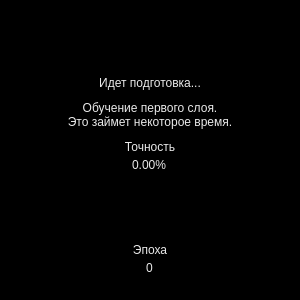
<?xml version="1.0" encoding="UTF-8"?>
<ui version="4.0">
 <class>GraphTrain</class>
 <widget class="QWidget" name="GraphTrain">
  <property name="geometry">
   <rect>
    <x>0</x>
    <y>0</y>
    <width>300</width>
    <height>300</height>
   </rect>
  </property>
  <property name="windowTitle">
   <string>Form</string>
  </property>
  <property name="styleSheet">
   <string notr="true">background-color: rgb(0, 0, 0);</string>
  </property>
  <layout class="QVBoxLayout" name="verticalLayout">
   <property name="spacing">
    <number>0</number>
   </property>
   <property name="leftMargin">
    <number>6</number>
   </property>
   <property name="topMargin">
    <number>6</number>
   </property>
   <property name="rightMargin">
    <number>6</number>
   </property>
   <property name="bottomMargin">
    <number>6</number>
   </property>
   <item>
    <spacer name="verticalSpacer">
     <property name="orientation">
      <enum>Qt::Vertical</enum>
     </property>
     <property name="sizeType">
      <enum>QSizePolicy::Expanding</enum>
     </property>
     <property name="sizeHint" stdset="0">
      <size>
       <width>20</width>
       <height>70</height>
      </size>
     </property>
    </spacer>
   </item>
   <item>
    <widget class="QLabel" name="preparation">
     <property name="autoFillBackground">
      <bool>false</bool>
     </property>
     <property name="styleSheet">
      <string notr="true">font: 57 20pt &quot;Roboto Medium&quot;;
background-color: rgb(0, 0, 0,0);
color: rgb(234, 234, 234);</string>
     </property>
     <property name="text">
      <string>Идет подготовка...</string>
     </property>
     <property name="alignment">
      <set>Qt::AlignCenter</set>
     </property>
    </widget>
   </item>
   <item>
    <widget class="QLabel" name="preparationInfo">
     <property name="minimumSize">
      <size>
       <width>0</width>
       <height>50</height>
      </size>
     </property>
     <property name="autoFillBackground">
      <bool>false</bool>
     </property>
     <property name="styleSheet">
      <string notr="true">font: 57 11pt &quot;Roboto Medium&quot;;
background-color: rgb(0, 0, 0,0);
color: rgb(234, 234, 234);</string>
     </property>
     <property name="text">
      <string>Обучение первого слоя.
Это займет некоторое время.</string>
     </property>
     <property name="alignment">
      <set>Qt::AlignCenter</set>
     </property>
    </widget>
   </item>
   <item>
    <widget class="QLabel" name="accuracy_label">
     <property name="autoFillBackground">
      <bool>false</bool>
     </property>
     <property name="styleSheet">
      <string notr="true">font: 57 20pt &quot;Roboto Medium&quot;;
background-color: rgb(0, 0, 0,0);
color: rgb(234, 234, 234);</string>
     </property>
     <property name="text">
      <string>Точность</string>
     </property>
     <property name="alignment">
      <set>Qt::AlignCenter</set>
     </property>
    </widget>
   </item>
   <item>
    <widget class="QDoubleSpinBox" name="accuracy">
     <property name="styleSheet">
      <string notr="true">selection-background-color: rgb(0, 0, 0,0);
background-color: rgb(0, 0, 0,0);
font: 25 48pt &quot;Roboto Light&quot;;
color: rgb(234, 234, 234);</string>
     </property>
     <property name="wrapping">
      <bool>false</bool>
     </property>
     <property name="frame">
      <bool>false</bool>
     </property>
     <property name="alignment">
      <set>Qt::AlignCenter</set>
     </property>
     <property name="readOnly">
      <bool>true</bool>
     </property>
     <property name="buttonSymbols">
      <enum>QAbstractSpinBox::NoButtons</enum>
     </property>
     <property name="specialValueText">
      <string/>
     </property>
     <property name="accelerated">
      <bool>false</bool>
     </property>
     <property name="correctionMode">
      <enum>QAbstractSpinBox::CorrectToPreviousValue</enum>
     </property>
     <property name="showGroupSeparator" stdset="0">
      <bool>false</bool>
     </property>
     <property name="prefix">
      <string/>
     </property>
     <property name="suffix">
      <string>%</string>
     </property>
     <property name="decimals">
      <number>2</number>
     </property>
     <property name="maximum">
      <double>100.000000000000000</double>
     </property>
     <property name="value">
      <double>0.000000000000000</double>
     </property>
    </widget>
   </item>
   <item>
    <spacer name="verticalSpacer_3">
     <property name="orientation">
      <enum>Qt::Vertical</enum>
     </property>
     <property name="sizeHint" stdset="0">
      <size>
       <width>20</width>
       <height>40</height>
      </size>
     </property>
    </spacer>
   </item>
   <item>
    <widget class="QLabel" name="epoch_label">
     <property name="autoFillBackground">
      <bool>false</bool>
     </property>
     <property name="styleSheet">
      <string notr="true">font: 57 16pt &quot;Roboto Medium&quot;;
background-color: rgb(0, 0, 0,0);
color: rgb(234, 234, 234);</string>
     </property>
     <property name="text">
      <string>Эпоха</string>
     </property>
     <property name="alignment">
      <set>Qt::AlignCenter</set>
     </property>
    </widget>
   </item>
   <item>
    <widget class="QSpinBox" name="epoch">
     <property name="styleSheet">
      <string notr="true">selection-background-color: rgb(0, 0, 0,0);
font: 57 16pt &quot;Roboto Medium&quot;;
background-color: rgb(0, 0, 0,0);
color: rgb(234, 234, 234);</string>
     </property>
     <property name="frame">
      <bool>false</bool>
     </property>
     <property name="alignment">
      <set>Qt::AlignCenter</set>
     </property>
     <property name="readOnly">
      <bool>true</bool>
     </property>
     <property name="buttonSymbols">
      <enum>QAbstractSpinBox::NoButtons</enum>
     </property>
     <property name="maximum">
      <number>1000000</number>
     </property>
    </widget>
   </item>
   <item>
    <spacer name="verticalSpacer_2">
     <property name="orientation">
      <enum>Qt::Vertical</enum>
     </property>
     <property name="sizeType">
      <enum>QSizePolicy::Fixed</enum>
     </property>
     <property name="sizeHint" stdset="0">
      <size>
       <width>20</width>
       <height>15</height>
      </size>
     </property>
    </spacer>
   </item>
  </layout>
 </widget>
 <resources/>
 <connections/>
</ui>
